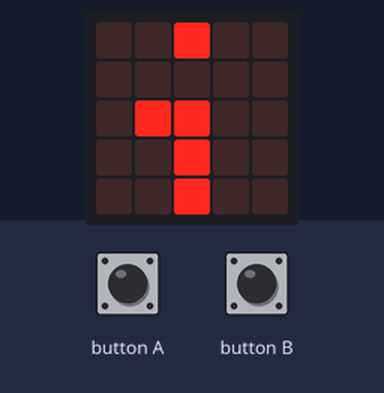
A program run on a simulated BBC micro:bit (MakeCode). On the bench: the board's 5×5 LED display. Inputs (shaded band) come from the test bench. Random numbers come from a fixed seed; the 48×5 strip is a reading aid, not a part: it shows the text the display is scrolling, unrolled, one strip-width of it at a time.

Above: at 1.2 s.
1.3 s: button A pressed for 0.15 s
At 1.62 s:
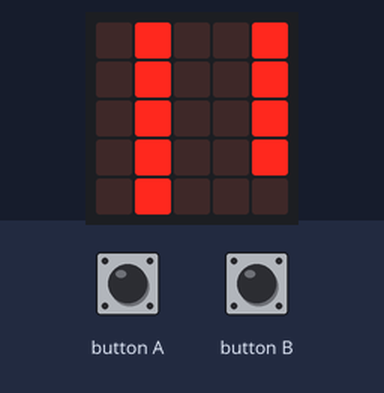
At 12.1 s:
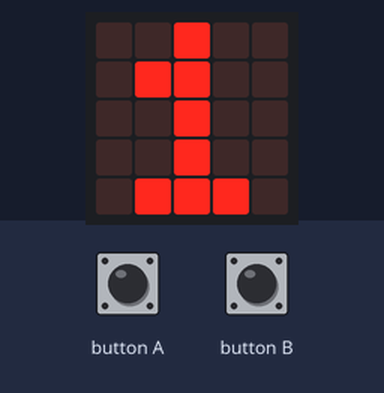
Timing chart, 0 to 13.3 s (numbered marks = the images above; inputs shaded):
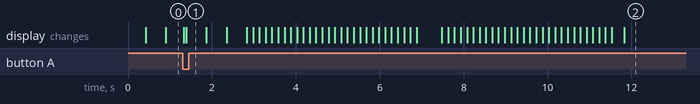

The program:

main.py
```python
bird_x = 1
bird_y = 2
score = 0
pipes: List[List[number]] = []
pipe_timer = 0
spawn_steps = 0

def reset_game():
    global bird_y, score, pipes, pipe_timer, spawn_steps
    bird_y = 2
    score = 0
    pipes = [[4, randint(0, 4)]]
    pipe_timer = 0
    spawn_steps = 0

def draw_game():
    basic.clear_screen()
    for p in pipes:
        px = p[0]
        gap = p[1]
        for y in range(5):
            if y != gap:
                led.plot(px, y)
    led.plot(bird_x, bird_y)

def is_collision():
    for p in pipes:
        if p[0] == bird_x:
            if bird_y != p[1]:
                return True
    return False

def wait_for_restart():
    while not input.button_is_pressed(Button.A) and not input.button_is_pressed(Button.B):
        basic.pause(50)
    while input.button_is_pressed(Button.A) or input.button_is_pressed(Button.B):
        basic.pause(50)

reset_game()
a_ingedrukt = False
b_ingedrukt = False

while True:
    a_nu = input.button_is_pressed(Button.A)
    b_nu = input.button_is_pressed(Button.B)

    if a_nu and not a_ingedrukt:
        if bird_y > 0:
            bird_y -= 1
    elif b_nu and not b_ingedrukt:
        if bird_y < 4:
            bird_y += 1

    a_ingedrukt = a_nu
    b_ingedrukt = b_nu

    if is_collision():
        basic.show_string("GAME OVER")
        basic.show_number(score)
        wait_for_restart()
        reset_game()
        continue

    # Buizen verschuiven (wordt langzaam sneller)
    speed = 8 - Math.idiv(score, 6)
    if speed < 4:
        speed = 4

    pipe_timer += 1
    if pipe_timer >= speed:
        pipe_timer = 0
        i = len(pipes) - 1
        while i >= 0:
            pipes[i][0] -= 1
            if pipes[i][0] < 0:
                pipes.pop(i)
                score += 1
            i -= 1

        spawn_steps += 1
        if spawn_steps >= 3:
            spawn_steps = 0
            pipes.append([4, randint(0, 4)])

        if is_collision():
            basic.show_string("GAME OVER")
            basic.show_number(score)
            wait_for_restart()
            reset_game()
            continue

    draw_game()
    basic.pause(60)
```
